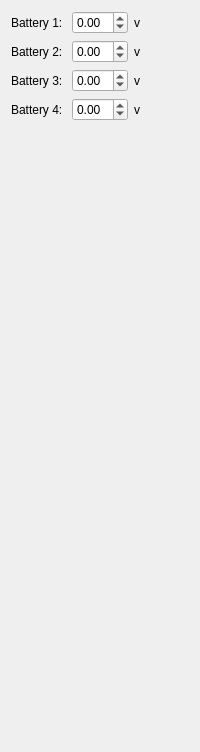
          <widget class="QWidget" name="tab_12">
           <attribute name="title">
            <string>BVO</string>
           </attribute>
           <layout class="QVBoxLayout" name="verticalLayout_14">
            <item>
             <layout class="QGridLayout" name="gridLayout_18">
              <item row="0" column="1">
               <widget class="QDoubleSpinBox" name="advBvoSpin1">
                <property name="minimum">
                 <double>-0.300000000000000</double>
                </property>
                <property name="maximum">
                 <double>0.300000000000000</double>
                </property>
               </widget>
              </item>
              <item row="0" column="0">
               <widget class="QLabel" name="advBvoLabel1">
                <property name="text">
                 <string>Battery 1:</string>
                </property>
               </widget>
              </item>
              <item row="1" column="0">
               <widget class="QLabel" name="advBvoLabel2">
                <property name="text">
                 <string>Battery 2:</string>
                </property>
               </widget>
              </item>
              <item row="0" column="2">
               <widget class="QLabel" name="advBvoLabel1v">
                <property name="text">
                 <string>v</string>
                </property>
               </widget>
              </item>
              <item row="3" column="0">
               <widget class="QLabel" name="advBvoLabel4">
                <property name="text">
                 <string>Battery 4:</string>
                </property>
               </widget>
              </item>
              <item row="1" column="1">
               <widget class="QDoubleSpinBox" name="advBvoSpin2">
                <property name="minimum">
                 <double>-0.300000000000000</double>
                </property>
                <property name="maximum">
                 <double>0.300000000000000</double>
                </property>
               </widget>
              </item>
              <item row="1" column="2">
               <widget class="QLabel" name="advBvoLabel2v">
                <property name="text">
                 <string>v</string>
                </property>
               </widget>
              </item>
              <item row="2" column="0">
               <widget class="QLabel" name="advBvoLabel3">
                <property name="text">
                 <string>Battery 3:</string>
                </property>
               </widget>
              </item>
              <item row="2" column="1">
               <widget class="QDoubleSpinBox" name="advBvoSpin3">
                <property name="minimum">
                 <double>-0.300000000000000</double>
                </property>
                <property name="maximum">
                 <double>0.300000000000000</double>
                </property>
               </widget>
              </item>
              <item row="3" column="1">
               <widget class="QDoubleSpinBox" name="advBvoSpin4">
                <property name="minimum">
                 <double>-0.300000000000000</double>
                </property>
                <property name="maximum">
                 <double>0.300000000000000</double>
                </property>
               </widget>
              </item>
              <item row="2" column="2">
               <widget class="QLabel" name="advBvoLabel3v">
                <property name="text">
                 <string>v</string>
                </property>
               </widget>
              </item>
              <item row="3" column="2">
               <widget class="QLabel" name="advBvoLabel4v">
                <property name="text">
                 <string>v</string>
                </property>
               </widget>
              </item>
             </layout>
            </item>
            <item>
             <spacer name="verticalSpacer_11">
              <property name="orientation">
               <enum>Qt::Vertical</enum>
              </property>
              <property name="sizeHint" stdset="0">
               <size>
                <width>20</width>
                <height>620</height>
               </size>
              </property>
             </spacer>
            </item>
           </layout>
          </widget>
